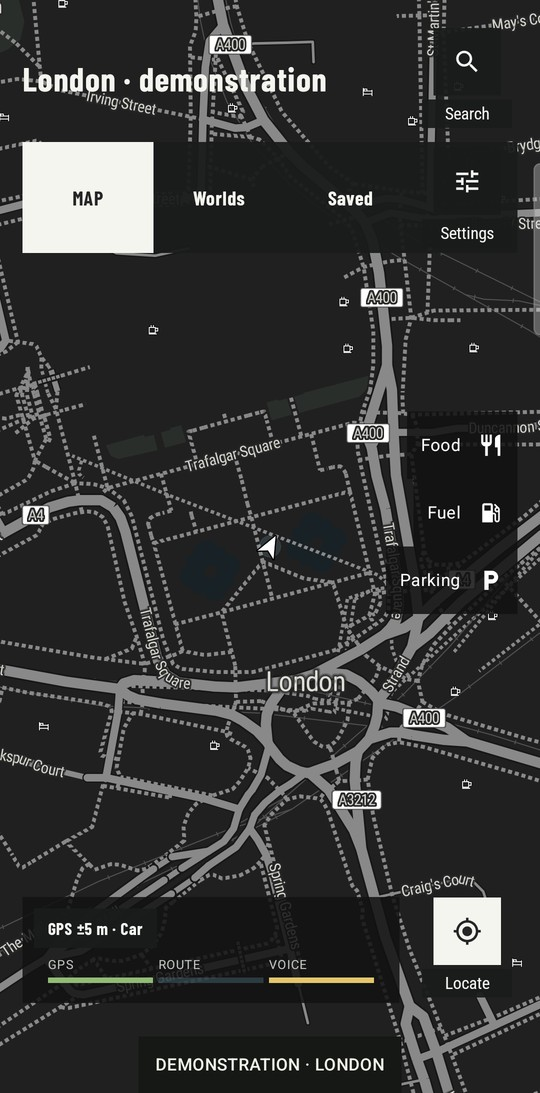
#> input picture docs/images/los-santos.jpg, 540 x 1093 px; its folder holds 4 pictures in this run
$ python create_readme_promo.py
#> lines starting #> are read from the running program, lines starting #| are printed output that depends on the picture
#!/usr/bin/env python3
"""Build original README posters from sanitised, native London demo captures.

Requires Pillow. Run from the repository root. No game artwork or personal
journey screenshots are used. Keep captions and the README alt text in sync.
"""
from pathlib import Path
from PIL import Image, ImageDraw, ImageFont, ImageFilter, ImageOps

ROOT = Path(__file__).resolve().parents[1]
IMAGES = ROOT / "docs/images"
OUT = IMAGES / "promo"
OUT.mkdir(exist_ok=True)
FONTS = ROOT / "app/src/main/res/font"
INK, IVORY, LIME = "#101511", "#F3F5E8", "#D5F16C"


def font(size, display=True):
    return ImageFont.truetype(str(FONTS / ("barlow_condensed_bold.ttf" if display else "noto_sans.ttf")), size)


# [6 lines left out: function text, not called in this run]


def lines(im, values, x, y, size, leading, color=IVORY):
    for index, value in enumerate(values):
        text(im, value, x, y + index * leading, size, color)


def map_surface(size, name, color=INK):
#> called with size = (1600, 980), name = 'los-santos', color = '#101511'
    surface = Image.new("RGB", size, color)
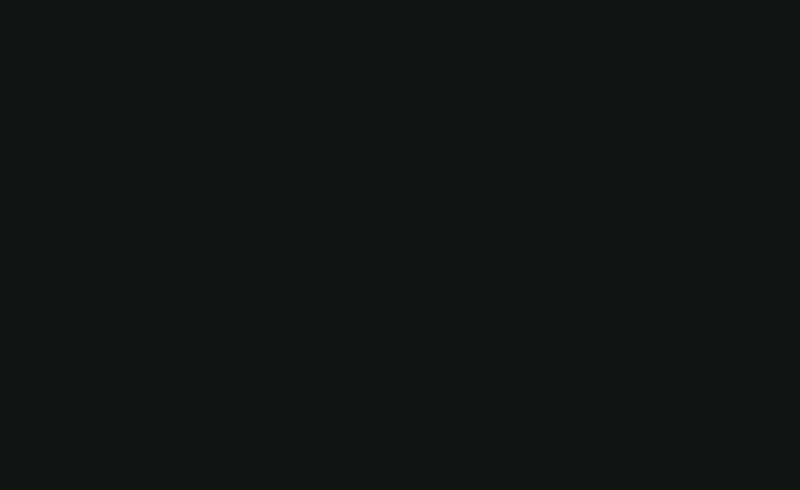
#> surface: PIL image 1600x980 RGB (shown at 1/2 size); mean R, G, B 16, 21, 17
    shot = Image.open(IMAGES / f"{name}.jpg").convert("RGB")
#> shot is the input picture: PIL image 540x1093 RGB; mean R, G, B 52.3, 52.7, 52.1
    # Only the unobstructed centre of the actual map becomes the backdrop.
    crop = shot.crop((65, 280, 490, 810))
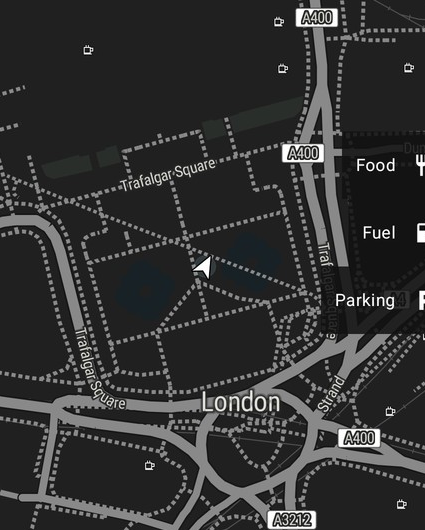
#> crop: PIL image 425x530 RGB; mean R, G, B 50.4, 50.6, 50.6
    crop = ImageOps.fit(crop, size, method=Image.Resampling.LANCZOS)
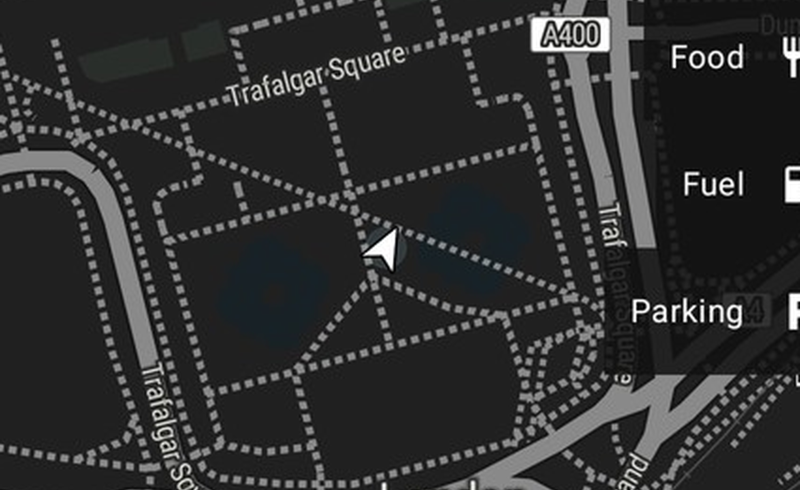
#> crop: PIL image 1600x980 RGB (shown at 1/2 size); mean R, G, B 48.1, 48.6, 48.7
    return Image.blend(surface, crop, .09)


# [19 lines left out: function phone, not called in this run]


def brand(canvas, x, y, size=62):
#> (the run stopped early here; a loop or call above may not have finished)
